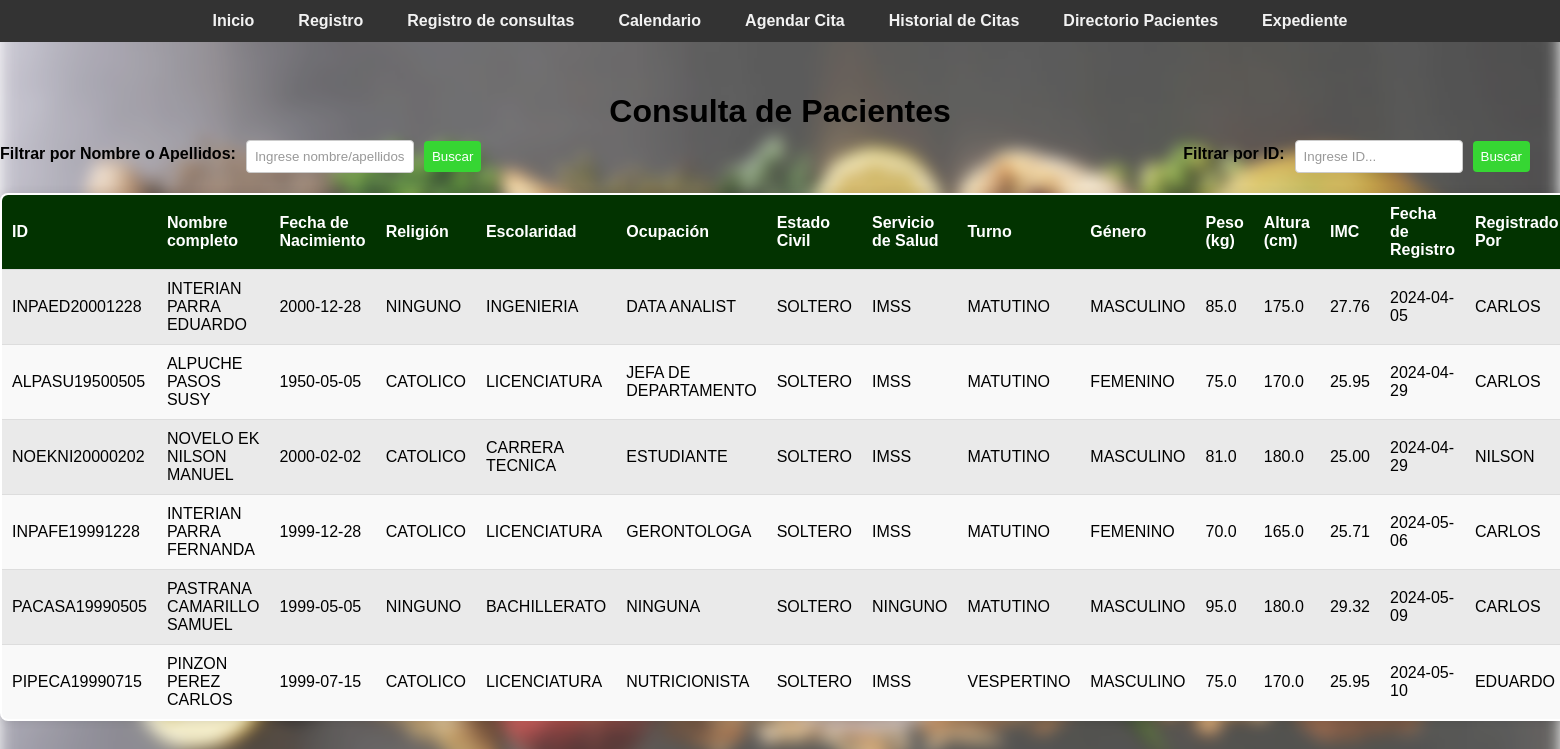
Page /consultar (signed in) on the committed database.
### tables this page shows
CREATE TABLE pacientes (
                    id_paciente TEXT PRIMARY KEY,
                    primer_apellido TEXT NOT NULL,
                    segundo_apellido TEXT NOT NULL,
                    nombres TEXT NOT NULL,
                    fecha_nacimiento TEXT NOT NULL,
                    religion TEXT NOT NULL,
                    escolaridad TEXT NOT NULL,
                    ocupacion TEXT NOT NULL,
                    estado_civil TEXT NOT NULL,
                    servicio_salud TEXT NOT NULL,
                    celular TEXT NOT NULL,
                    turno TEXT NOT NULL,
                    genero TEXT NOT NULL,
                    peso REAL NOT NULL,
                    altura REAL NOT NULL,
                    imc REAL NOT NULL,
                    fecha_registro TEXT NOT NULL,
                    registrado_por TEXT NOT NULL
                );

### app.py (the view, shortened to what this page needs)
@app.route('/consultar', methods=['GET', 'POST'])
@login_required
def consulta_paciente():
    with get_db_connection() as connection:
        cursor = connection.cursor()
        cursor.execute("SELECT * FROM pacientes")
        pacientes = cursor.fetchall()
    return render_template('nutricion/consultar.html', pacientes=pacientes)

### app.py (called while the page is built)
def login_required(f):
    @wraps(f)
    def decorated_function(*args, **kwargs):
        if 'username' not in session:
            return redirect(url_for('login'))
        return f(*args, **kwargs)
    return decorated_function

def get_db_connection():
    connection = sqlite3.connect('nutricion_consulta.db')
    connection.row_factory = sqlite3.Row
    return connection

### templates/nutricion/consultar.html (shortened to what this page needs)
<!DOCTYPE html>
<html lang="en">
<head>
    <link rel="stylesheet" href="{{ url_for('static', filename='css/style.css') }}">
</head>
<body>
    <div class="navbar" id="navbar">
        <a href="/">Inicio</a>
        <a href="/registro">Registro</a>
        <a href="/consultar">Registro de consultas</a>
        <a href="/options">Calendario</a>
        <a href="/agendar_cita">Agendar Cita</a>
        <a href="/historial_citas">Historial de Citas</a>
        <a href="/directorio_pacientes">Directorio Pacientes</a>
        <a href="/expediente">Expediente</a>
        </div>
    <br>      <br>   </br></br>
    <h1>Consulta de Pacientes</h1>
        <div class="filter-container">
            <form action="{{ url_for('consulta_paciente') }}" method="post" class="filter-form">
                <label for="filtro_apellidos">Filtrar por Nombre o Apellidos:</label>
                <input type="text" id="filtro_apellidos" name="filter_text" placeholder="Ingrese nombre/apellidos..">
                <input type="submit" value="Buscar">
            </form>
            <form action="{{ url_for('consulta_paciente') }}" method="post" class="filter-form">
                <label for="filtro_id">Filtrar por ID:</label>
                <input type="text" id="filtro_id" name="filter_text" placeholder="Ingrese ID...">
                <input type="submit" value="Buscar">
            </form>
        </div>
        <div class="table-container">
            <table>
        <tr>
            <th>ID</th>
            <th>Nombre completo</th>
            <th>Fecha de Nacimiento</th>
            <th>Religión</th>
            <th>Escolaridad</th>
            <th>Ocupación</th>
            <th>Estado Civil</th>
            <th>Servicio de Salud</th>
            <th>Turno</th>
            <th>Género</th>
            <th>Peso (kg)</th>
            <th>Altura (cm)</th>
            <th>IMC</th>
            <th>Fecha de Registro</th>
            <th>Registrado Por</th>
        </tr>
        {% for paciente in pacientes %}
        <tr>
            <td>{{ paciente[0] }}</td>
            <td>{{ paciente[1] }} {{ paciente[2] }} {{ paciente[3] }}</td>
            <td>{{ paciente[4] }}</td>
            <td>{{ paciente[5] }}</td>
            <td>{{ paciente[6] }}</td>
            <td>{{ paciente[7] }}</td>
            <td>{{ paciente[8] }}</td>
            <td>{{ paciente[9] }}</td>
            <td>{{ paciente[11] }}</td>
            <td>{{ paciente[12] }}</td>
            <td>{{ paciente[13] }}</td>
            <td>{{ paciente[14] }}</td>
            <td>{{ '%.2f' % paciente[15] }}</td>
            <td>{{ paciente[16] }}</td>
            <td>{{ paciente[17] }}</td>
        </tr>
        {% endfor %}
    </table>
    </div>
</body>
</html>

### static/css/style.css (style rules this page uses)
body { font-family: Arial, sans-serif; margin: 0; padding: 0; }
body::before { content: ""; position: fixed; top: 0; left: 0; width: 100%; height: 100%; z-index: -1; background-image: url('/static/css/Imagen/fondo.jpg'); background-size: cover; filter: blur(8px); opacity: .8; }
label { font-weight: bold; }
.navbar { background-color: #333; display: flex; justify-content: center; padding: 25px 20; position: fixed; top: 0; left: 0; width: 100%; z-index: 1000; }
.navbar a { color: #f2f2f2; text-align: center; padding: 10px 20px; text-decoration: none; transition: background-color 0.3s ease, color 0.3s ease, border-color 0.3s ease; border-radius: 25px; margin: 20 5px; border: 2px solid transparent; font-weight: bold; }
.button, .btn-login, input[type="submit"] { display: inline-block; padding: 10px 20px; border-radius: 5px; cursor: pointer; text-decoration: none; transition: background-color 0.3s ease; }
label { display: inline-block; margin-bottom: 5px; }
input[type="text"]::placeholder, input[type="password"]::placeholder { color: #999; }
input[type="text"], input[type="number"], .add-button { width: 150px; padding: 8px 12px; margin-right: 10px; border-radius: 4px; border: 1px solid #ccc; cursor: pointer; }
th, td { padding: 10px; text-align: center; border-bottom: 1px solid #ddd; transition: background-color 0.3s; }
th { background-color: #333; color: #ffffff; }
tr:nth-child(even) { background-color: #f2f2f2; }
tr:nth-child(odd) { background-color: #e6e6e6; }
h1, h2, strong { color: #000000; }
h1 { margin-bottom: 10px; text-align: center; }
.filter-container { display: flex; justify-content: space-between; margin-bottom: 20px; }
.filter-form { display: flex; align-items: center; margin-right: 20px; display: flex; }
.filter-form label { margin-right: 10px; color: #000000; font-weight: bold; }
.filter-form input[type="text"], .filter-form input[type="number"], .filter-form input[type="date"], .filter-form input[type="time"], .filter-form input[type="tel"], .filter-form input[type="number,2"], .filter-form input[type="submit"] { padding: 8px; border-radius: 4px; border: 1px solid #ccc; margin-right: 10px; }
.filter-form input[type="submit"] { background-color: #36d633; color: #fff; border: none; cursor: pointer; }
table { width: 100%; margin: 0 auto; border: 2px solid #000000; border-radius: 8px; overflow: hidden; box-shadow: 0 0 10px rgba(0, 0, 0, 0.1); max-width: 100%; border-collapse: collapse; margin-bottom: 10px; background-color: #fff; opacity: 1; animation: fadeIn 0.5s ease-in-out; transition: opacity 0.5s ease-in-out; text-size-adjust: 10%; }
table th, table td { padding: 10px; border-bottom: 1px solid #ddd; text-align: left; }
table th { background-color: #023300; font-weight: bold; }
table tr:nth-child(odd) { background-color: #f9f9f9; }
table tr:nth-child(even) { background-color: #eaeaea; }

### rows in the picture
pacientes: id_paciente "INPAED20001228", primer_apellido "INTERIAN", segundo_apellido "PARRA", nombres "EDUARDO", fecha_nacimiento "2000-12-28", religion "NINGUNO", escolaridad "INGENIERIA", ocupacion "DATA ANALIST", estado_civil "SOLTERO", servicio_salud "IMSS", turno "MATUTINO", genero "MASCULINO", peso "85.0", altura "175.0", imc "27.76", fecha_registro "2024-04-05", registrado_por "CARLOS"
pacientes: id_paciente "ALPASU19500505", primer_apellido "ALPUCHE", segundo_apellido "PASOS", nombres "SUSY", fecha_nacimiento "1950-05-05", religion "CATOLICO", escolaridad "LICENCIATURA", ocupacion "JEFA DE DEPARTAMENTO", estado_civil "SOLTERO", servicio_salud "IMSS", turno "MATUTINO", genero "FEMENINO", peso "75.0", altura "170.0", imc "25.95", fecha_registro "2024-04-29", registrado_por "CARLOS"
pacientes: id_paciente "NOEKNI20000202", primer_apellido "NOVELO", segundo_apellido "EK", nombres "NILSON MANUEL", fecha_nacimiento "2000-02-02", religion "CATOLICO", escolaridad "CARRERA TECNICA", ocupacion "ESTUDIANTE", estado_civil "SOLTERO", servicio_salud "IMSS", turno "MATUTINO", genero "MASCULINO", peso "81.0", altura "180.0", imc "25.00", fecha_registro "2024-04-29", registrado_por "NILSON"
pacientes: id_paciente "INPAFE19991228", primer_apellido "INTERIAN", segundo_apellido "PARRA", nombres "FERNANDA", fecha_nacimiento "1999-12-28", religion "CATOLICO", escolaridad "LICENCIATURA", ocupacion "GERONTOLOGA", estado_civil "SOLTERO", servicio_salud "IMSS", turno "MATUTINO", genero "FEMENINO", peso "70.0", altura "165.0", imc "25.71", fecha_registro "2024-05-06", registrado_por "CARLOS"
pacientes: id_paciente "PACASA19990505", primer_apellido "PASTRANA", segundo_apellido "CAMARILLO", nombres "SAMUEL", fecha_nacimiento "1999-05-05", religion "NINGUNO", escolaridad "BACHILLERATO", ocupacion "NINGUNA", estado_civil "SOLTERO", servicio_salud "NINGUNO", turno "MATUTINO", genero "MASCULINO", peso "95.0", altura "180.0", imc "29.32", fecha_registro "2024-05-09", registrado_por "CARLOS"
pacientes: id_paciente "PIPECA19990715", primer_apellido "PINZON", segundo_apellido "PEREZ", nombres "CARLOS", fecha_nacimiento "1999-07-15", religion "CATOLICO", escolaridad "LICENCIATURA", ocupacion "NUTRICIONISTA", estado_civil "SOLTERO", servicio_salud "IMSS", turno "VESPERTINO", genero "MASCULINO", peso "75.0", altura "170.0", imc "25.95", fecha_registro "2024-05-10", registrado_por "EDUARDO"
